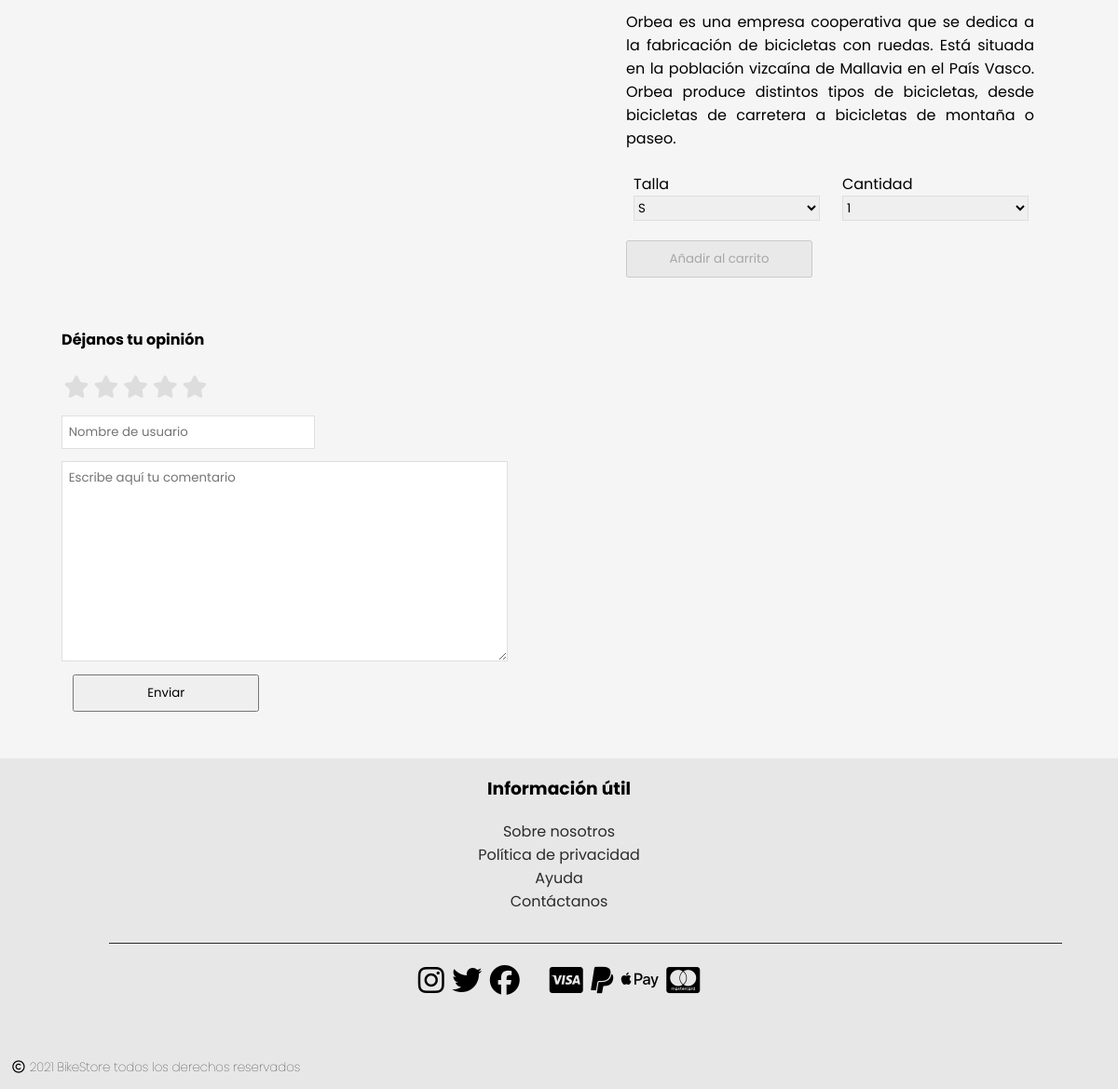
The page /orbea/ebike-wild (lower part) on the database as committed earlier.
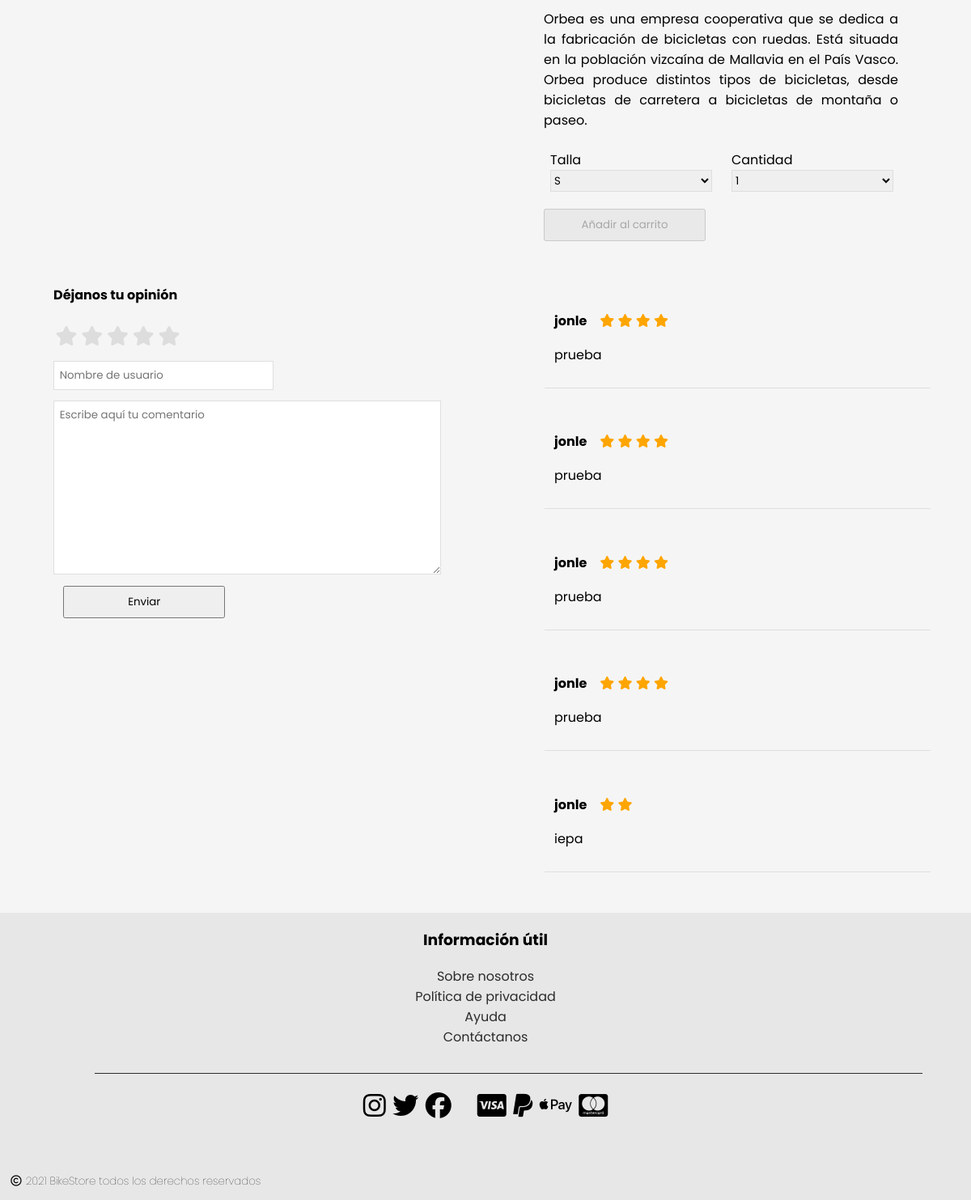
The same page on the database as committed later.
### appMarketplace/models.py (models this page shows, shortened)
class Producto(models.Model):
    nombre = models.CharField(max_length=60)
    categoria = models.ForeignKey(Categoria, on_delete=models.CASCADE)
    fabricante = models.ForeignKey(Fabricante, on_delete=models.CASCADE)
    precio = models.FloatField()
    caracteristicas = models.ManyToManyField(Caracteristica)
    slug = models.SlugField(unique=True)

class Fabricante(models.Model):
    nombre = models.CharField(max_length=20)
    descripcion = models.CharField(max_length=500)
    sitioWeb = models.URLField()
    logoURL = models.URLField()
    slug = models.SlugField(unique=True)

class Valoracion(models.Model):
    producto =  models.ForeignKey(Producto, on_delete=models.CASCADE)
    estrellas = models.IntegerField()
    username = models.CharField(max_length=30)
    texto = models.CharField(max_length=250)

### appMarketplace/views.py (the view, shortened to what this page needs)
class ProductoV(View):
    def get(self, request, slug_fabricante, slug_producto):
        fabricante = get_object_or_404(Fabricante, slug=slug_fabricante)
        producto = get_object_or_404(
            Producto, slug=slug_producto, fabricante=fabricante.pk)
        imagenes = Imagen.objects.filter(producto=producto.pk).all()
        caracteristicas = Caracteristica.objects.filter(
            producto=producto.pk).all()
        valoraciones = Valoracion.objects.filter(producto = producto.pk).all()
        form = ValoracionForm()
        return render(request, 'product.html', {'producto': producto, 'imagenes': imagenes, 'caracteristicas': caracteristicas,'valoraciones': valoraciones, 'form': form})

### appMarketplace/forms.py
class ValoracionForm(forms.ModelForm):
    class Meta:
        model = Valoracion
        fields = ['username', 'texto', 'estrellas']
        widgets = {
            'username' : forms.TextInput(attrs={'placeholder' : 'Nombre de usuario','class' : 'myForm nameArea'}),
            'texto': forms.Textarea(attrs={'placeholder' : 'Escribe aquí tu comentario', 'class' : 'myForm myTextArea'}),
            'estrellas' : forms.NumberInput(attrs={'id':'starPoints'})
        }
        labels = {
            'username' : '',
            'texto' : '',
            'estrellas' : '',
        }

### appMarketplace/datos_base.py (called while the page is built)
def categorias(request):
    from .models import Categoria
    return {'categorias': Categoria.objects.all()}

def fabricantes(request):
    from .models import Fabricante
    return {'fabricantes': Fabricante.objects.all()}

### appMarketplace/templates/product.html (shortened to what this page needs)
{% extends "base.html" %} {% load static %} {% block title %}{{producto.nombre}}{% endblock %} {% block head %}
<link rel="stylesheet" href="{% static 'css/product.css' %}" />
{% endblock %} {% block content %}
<div class="grid-view">
    <div class="image-carousel">
    </div>
    <div class="product-info">
        <div class="fabricante">
            <p>{{producto.fabricante.descripcion}}</p>
        </div>
        <div class="buy">
            <div class="select-wrapper">
                <div class="size-wrapper">
                    <span>Talla</span>
                    <select name="Talla" id="talla-select">
                            <option  type="select" value="S">S</option>
                        </select>
                </div>
                <div class="qty-wrapper">
                    <span>Cantidad</span>
                    <select name="cantidad" id="cantidad-select">
                            <option  type="select" value="1">1</option>
                        </select>
                </div>
            </div>
            <button disabled>Añadir al carrito</button>
        </div>
    </div>
</div>
<div class="opinions-all">
    <div class="form">
        <h4>Déjanos tu opinión</h4>
        <div class="rating">
            <div class="rating-group">
                <label aria-label="1 star" class="rating__label 1" for="rating3-1"><i class="rating__icon rating__icon--star fa fa-star"></i></label>
                <label aria-label="2 stars" class="rating__label 2" for="rating3-2"><i class="rating__icon rating__icon--star fa fa-star"></i></label>
                <label aria-label="3 stars" class="rating__label 3" for="rating3-3"><i class="rating__icon rating__icon--star fa fa-star"></i></label>
                <label aria-label="4 stars" class="rating__label 4" for="rating3-4"><i class="rating__icon rating__icon--star fa fa-star"></i></label>
                <label aria-label="5 stars" class="rating__label 5" for="rating3-5"><i class="rating__icon rating__icon--star fa fa-star"></i></label>
            </div>
        </div>
        <form method="POST">
            {% csrf_token %} {{form}}
            <button type="submit" id="btnEnviar">Enviar</button>
        </form>
    </div>
    <div class="customers-wrapper">
        {% for valoracion in valoraciones%}
        <div class="customer-opinions">
            <div class="opinion-wrapper">
                <div class="name-star-wrapper">
                    <h4>{{valoracion.username}}</h4>
                    <span>{%for i in  "x"|ljust:valoracion.estrellas%} <i class="rating__icon rating__icon--star fa fa-star"></i>{% endfor %}</span>
                </div>
                <p>{{valoracion.texto}}</p>
            </div>
        </div>
        {% endfor %}
    </div>
</div>
{% endblock %}

### appMarketplace/templates/base.html (shortened to what this page needs)
{% load static %}
<!DOCTYPE html>
<html lang="es">
  <head>
    <link rel="stylesheet" href="{% static 'css/base.css' %}" />
    {% block head %}{% endblock %}
  </head>
  <body>
    <div class="content" id="a">{% block content %}{% endblock %}</div>
    <footer>
      <div class="internal-links">
        <div class="link-wrapper">
          <h3>Información útil</h3>
          <a href="">Sobre nosotros</a>
          <a href="">Política de privacidad</a>
          <a href="">Ayuda</a>
          <a href="">Contáctanos</a>
        </div>
      </div>
      <div class="icon-wrapper">
        <div id="footer-border"></div>
        <div class="social-media fa-2x">
          <a href="https://www.instagram.com" target="_blank"><i class="fab fa-instagram"></i></a>
          <a href="https://www.twitter.com" target="_blank"><i class="fab fa-twitter"></i></a>
          <a href="https://www.facebook.com" target="_blank"><i class="fab fa-facebook"></i></a>
        </div>
        <div class="payment-methods fa-2x">
          <i class="fab fa-cc-visa"></i>
          <i class="fab fa-paypal"></i>
          <i class="fab fa-apple-pay"></i>
          <i class="fab fa-cc-mastercard"></i>
        </div>
      </div>
      <h3 id="copyright-statement">
        <i class="far fa-copyright"></i>2021 BikeStore todos los derechos
        reservados
      </h3>
    </footer>
  </body>
</html>

### appMarketplace/static/css/base.css (style rules this page uses)
html { font-family: "Poppins", sans-serif; }
body { margin: 0; background-color: var(--body-bg); height: 100%; }
* { box-sizing: border-box; }
:root { --primary-color: #1860ac; --footer-color: #e7e7e7; --body-bg: #f5f5f5; }
.content { padding: 15px; }
footer { background-color: var(--footer-color); display: block; align-items: center; width: 100%; }
.link-wrapper { display: grid; text-align: center; }
.internal-links a { text-decoration: none; color: #2b2b2b; }
#footer-border { border-bottom: 0.5px solid #2b2b2b; margin-left: 5%; width: 90%; margin-bottom: 1em; }
.icon-wrapper { padding: 2em; display: flex; flex-wrap: wrap; justify-content: center; }
.icon-wrapper a { color: black; }
.payment-methods { margin-left: 1em; }
#copyright-statement { margin-bottom: 0; padding: 1em; font-weight: lighter; font-size: smaller; }
#copyright-statement i { margin-right: 5px; }
@media only screen and (min-width: 768px) { .content { padding: 50px; } }

### appMarketplace/static/css/product.css (style rules this page uses)
.grid-view { display: grid; grid-template-columns: repeat(1, minmax(0, 1fr)); grid-column-gap: 3em; height: 100%; }
.image-carousel { width: 100% }
.product-info { margin-left: 2em; padding: 2em 1em; }
.fabricante { margin-top: 2em; }
.fabricante p { text-align: justify; margin-right: 1.5em; max-width: 55ch; }
.buy { display: grid; }
.select-wrapper { display: flex; flex-wrap: wrap; vertical-align: middle; }
.qty-wrapper, .size-wrapper { flex: 0 1 45%; margin: 0.5em; }
select { width: 10em; height: 2em; border: 1px solid #ddde; font-family: "Poppins", sans-serif; }
button { width: 10em; height: 3em; margin-top: 1em; font-family: "Poppins", sans-serif; }
.rating-group { display: inline-flex; }
.rating__icon { pointer-events: none; }
.rating__label { cursor: pointer; padding: 0 0.1em; font-size: 1.5rem; }
.rating__icon--star { color: orange; }
.rating__input:checked~.rating__label .rating__icon--star { color: #ddd; }
.form { padding-left: 1em; }
.myForm { border-radius: 0; border: 1px solid #ddde; font-family: "Poppins", sans-serif; display: grid; }
.myTextArea { width: 100%; }
.nameArea, .myTextArea { margin-top: 1em; padding: 0.5em; }
.opinion-wrapper { margin-top: 20px; padding: 0.75em; border-bottom: 1px solid #ddde; }
.name-star-wrapper { display: flex; flex-wrap: wrap; align-items: center; margin-bottom: -20px; }
.name-star-wrapper h4 { margin-right: 1em; }
.customer-opinions { padding-left: 1em; }
@media only screen and (min-width: 768px) { .grid-view { grid-template-columns: repeat(2, minmax(0, 1fr)); } }
@media only screen and (min-width: 768px) { select { width: 15em; } }
@media only screen and (min-width: 768px) { .size-wrapper, .qty-wrapper { display: grid; } }
@media only screen and (min-width: 768px) { button { width: 15em; } }
@media only screen and (min-width: 768px) { .opinions-all { margin-left: auto; display: grid; grid-template-columns: minmax(150px, 45%) 1fr; grid-column-gap: 7em; } }
@media only screen and (min-width: 768px) { .opinion-wrapper { max-width: 480px; } }

Rows that differ between the two databases and show on the page:
added Valoracion: username "jonle", estrellas 4 (drawn), texto "prueba"
added Valoracion: username "jonle", estrellas 4 (drawn), texto "prueba"
added Valoracion: username "jonle", estrellas 4 (drawn), texto "prueba"
added Valoracion: username "jonle", estrellas 4 (drawn), texto "prueba"
added Valoracion: username "jonle", estrellas 2 (drawn), texto "iepa"
